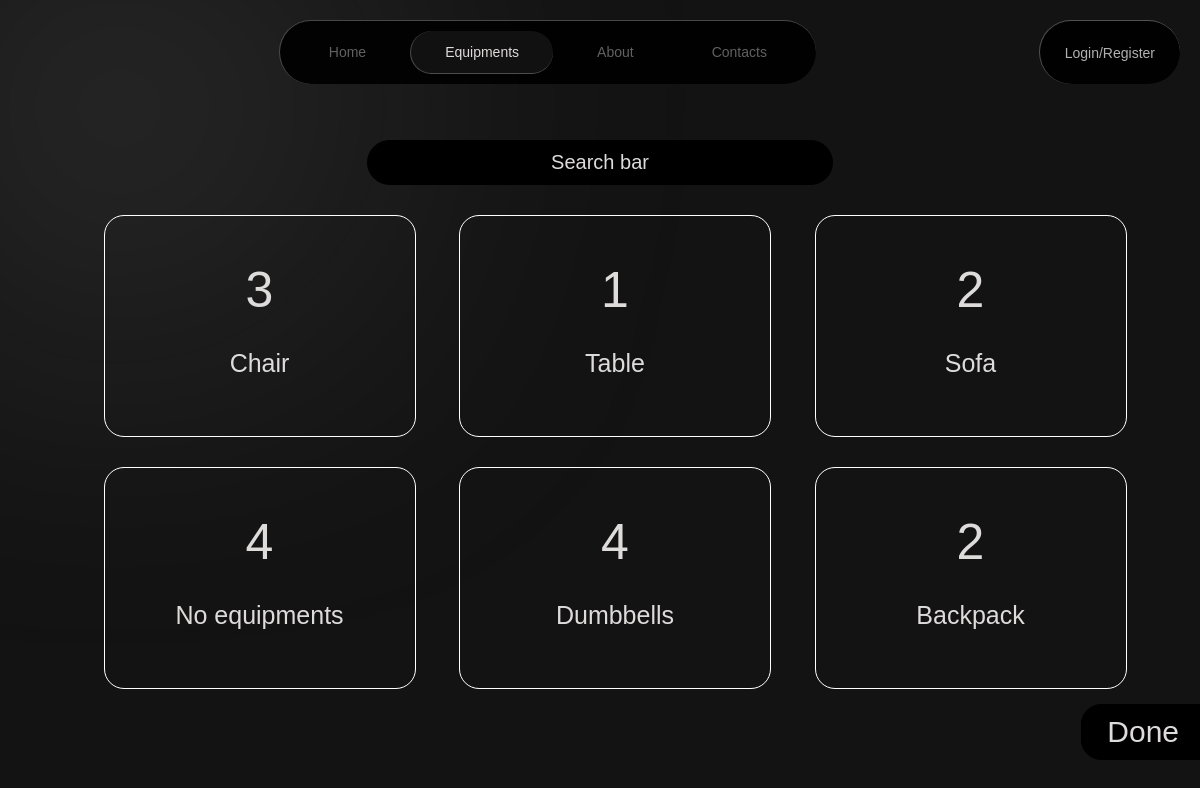
/select_equipment/, run on the app's committed database.
### api/models.py (models this page shows)
class Equipment(models.Model):
    name = models.CharField(max_length = 30)
    def __str__(self):
        return self.name

### api/views.py (the view)
# urls.py: path("select_equipment/", views.equipment_selection, name="select_equipment"),
@csrf_protect
def equipment_selection(request):
    if request.method == 'POST':
        ids = list(request.POST.keys())[1:] # Remove blurbar and fix this.
        request.session['equipment_ids'] = ids
        selected_equipments = Equipment.objects.filter(id__in = ids)
        workouts = Workout.objects.filter(equipment__in = selected_equipments)
        return redirect("home")
    equipments = Equipment.objects.prefetch_related()
    context = {"equipments": equipments}
    return render(request, 'api/select_equipment.html', context)

### api/templates/api/select_equipment.html (shortened to what this page needs)
{% extends "main.html" %}
{% block content %}
{% load static %}
    <link rel="stylesheet" href="{% static 'api/select_equipment.css' %}">
    <center><div id="search_bar">Search bar</div></center>
    <form method="post" action="/select_equipment/">
    <div id="equipement_container">
        {% for equipment in equipments %}
        <label for="{{equipment.id}}" class="equipment_cards">
        <center>
        <div class="equipment_count">
            {{equipment.workouts.count}}
        </div>
        <div class="equipment_name">
            {{equipment}}
        </div>
        </center>
        </label>
        {% empty %}
        <div>
            No records exists
        </div>
        {% endfor %}
    </div>
    <button type = "submit" id="donebtn">Done</button>
    </form>
{% endblock %}

### static/navbar.css (style rules this page uses)
body { margin:20px; font-family:sans-serif; font-size:14px; background: #131313; }
body::before { content: ""; position: absolute; top: 0; left: 0; width: 30%; height: 35%; background: radial-gradient( circle at left top, rgba(179, 177, 177, 0.705), transparent 90% ); filter: blur(160px); z-index: -1; }

### api/static/api/select_equipment.css (style rules this page uses)
#search_bar { font-family: Arial, Helvetica, sans-serif; color:rgb(222, 219, 219); font-size: 20px; border:1px solid black; width:40%; padding-top:10px; padding-bottom:10px; border-radius:30px; background-color:black; }
.equipment_cards { border:1px solid white; padding:20px; width:25%; margin-bottom:30px; margin-left:30px; height:180px; border-radius:20px; transition: box-shadow 0.3s; }
#equipement_container { margin:30px; display:flex; flex-direction: row; margin-left:40px; margin-right:40px; justify-content: space-evenly; flex-wrap:wrap; }
.equipment_name { margin-top:30px; font-family: sans-serif; font-size:25px; color:rgb(222, 219, 219); transition: 0.3s; }
.equipment_count { color:rgb(222, 219, 219); font-size:50px; margin-top:25px; transition: 0.3s; }
#donebtn { position:fixed; right:0; bottom:5%; padding:10px; font-size:30px; padding-left:25px; padding-right:20px; border-top-left-radius: 20px; border-bottom-left-radius: 20px; border:1px black solid; background-color: black; color:rgb(222, 219, 219); transition:0.3s; }

### data on the page
Equipment: workouts.count "3", name "Chair"
Equipment: workouts.count "1", name "Table"
Equipment: workouts.count "2", name "Sofa"
Equipment: workouts.count "4", name "No equipments"
Equipment: workouts.count "4", name "Dumbbells"
Equipment: workouts.count "2", name "Backpack"
